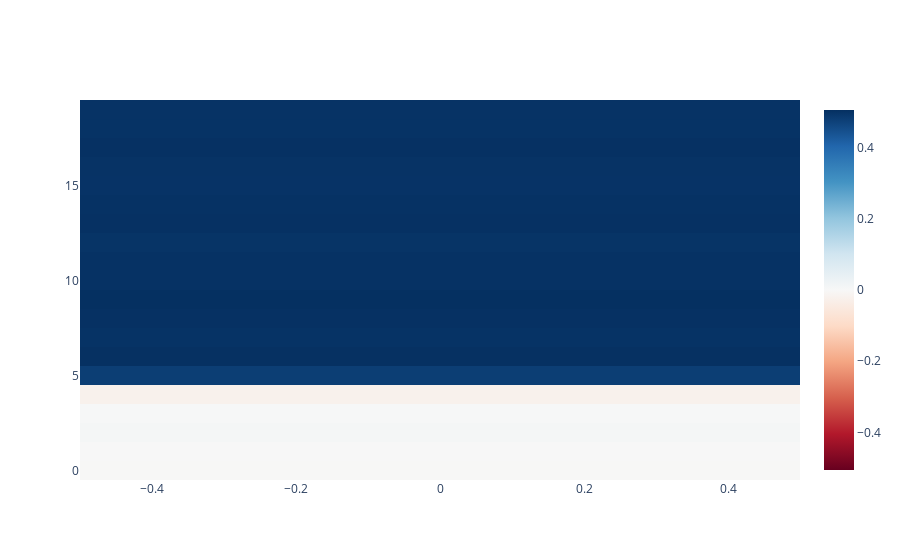

The code cell stored with this chart in its notebook:
### Code cell
import plotly.graph_objects as go

# Reshape the bias to make it 2-dimensional
bias_2d = linear_model.b.detach().numpy().reshape(-1, 1)

fig = go.Figure(data=go.Heatmap(z=bias_2d, colorscale='RdBu', zmid=0))
fig.show()

### Figure 1 — Plotly figure (JSON) as saved in the notebook; plotly's stock layout.template omitted (floating-point values rounded to 4 significant figures)
{"data": [{"colorscale": [[0, "rgb(103,0,31)"], [0.1, "rgb(178,24,43)"], [0.2, "rgb(214,96,77)"], [0.3, "rgb(244,165,130)"], [0.4, "rgb(253,219,199)"], [0.5, "rgb(247,247,247)"], [0.6, "rgb(209,229,240)"], [0.7, "rgb(146,197,222)"], [0.8, "rgb(67,147,195)"], [0.9, "rgb(33,102,172)"], [1, "rgb(5,48,97)"]], "type": "heatmap", "z": [[-0.001664], [-0.000958], [0.007357], [0.001439], [-0.02277], [0.4792], [0.503], [0.4999], [0.5024], [0.5049], [0.5011], [0.5008], [0.4977], [0.5025], [0.501], [0.4989], [0.4991], [0.5021], [0.5002], [0.4991]], "zmid": 0}], "layout": {}}
